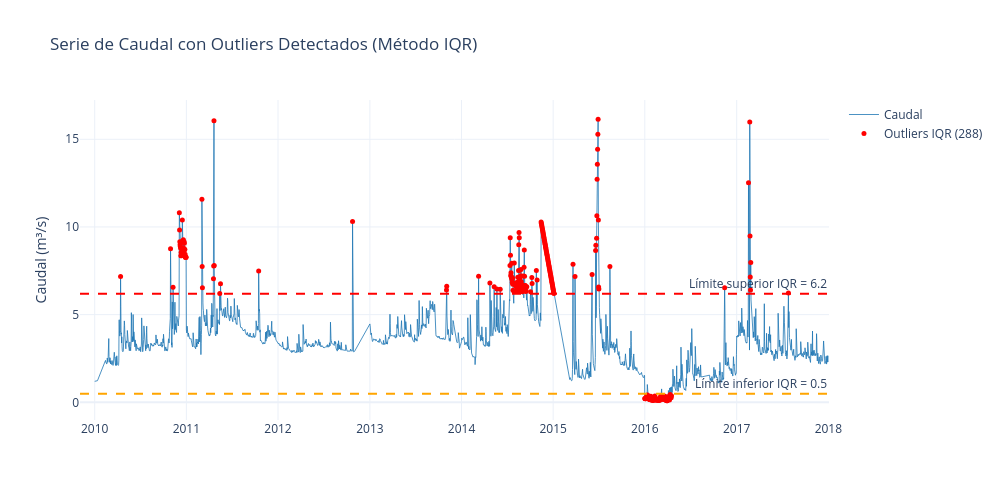
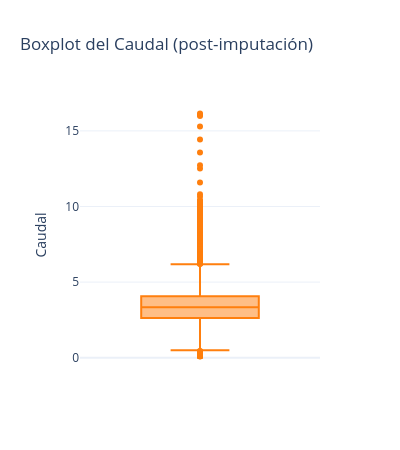

The notebook cell these images were saved under, in order:
### Code cell
# =============================================================================
# CONCEPTO: Visualización de outliers sobre la serie e inspección con boxplot
# -----------------------------------------------------------------------------
# Visualizar los outliers sobre la serie temporal permite interpretar si son
# eventos reales (crecientes) o errores de medición, y decidir el tratamiento.
#
# fig.add_hline(y=limite, line_dash="dash"):
#   → Añade una línea horizontal de referencia en el límite IQR.
#   → line_dash="dash" la diferencia visualmente de la serie continua.
#   → annotation_text: etiqueta con el valor numérico del límite.
#   → Permite al analista ver inmediatamente qué puntos exceden el umbral.
#
# go.Scatter con mode="markers" para outliers:
#   → Representa los puntos atípicos como círculos rojos sobre la línea.
#   → symbol="circle": forma del marcador.
#   → size=5: tamaño suficiente para ser visible sin opacar la serie.
#   → Permite ver en qué fechas exactas ocurren los valores extremos.
#
# px.box(points="outliers"):
#   → Boxplot con los outliers graficados explícitamente como puntos.
#   → El boxplot complementa la serie temporal al mostrar la distribución
#     estadística sin la dimensión temporal: Q1, mediana, Q3, bigotes, outliers.
#   → Confirma visualmente los límites IQR calculados anteriormente.
#
# INTERPRETACIÓN:
#   En series hidrológicas, los outliers superiores casi siempre son
#   crecientes reales (eventos de alta precipitación). No deben eliminarse
#   sino tratarse con capping para limitar su influencia sin borrarlos.
#
# CRITERIO DE USO: Graficar outliers detectados SIEMPRE antes de tratarlos.
# La visualización contextualiza si son errores o fenómenos físicos legítimos,
# lo cual determina el tipo de tratamiento (eliminar vs. capear vs. conservar).
# =============================================================================

# Visualización de outliers sobre la serie
fig = go.Figure()

# Serie completa
fig.add_trace(go.Scatter(
    x=df_clean.index, y=df_clean["Caudal"],
    mode="lines", name="Caudal",
    line=dict(color="#1f77b4", width=0.8),
))

# Outliers IQR marcados como puntos rojos sobre la serie
fig.add_trace(go.Scatter(
    x=outliers_iqr.index, y=outliers_iqr["Caudal"],
    mode="markers", name=f"Outliers IQR ({len(outliers_iqr)})",
    marker=dict(color="red", size=5, symbol="circle"),
))

# Líneas de referencia: límites IQR
fig.add_hline(y=lim_sup_iqr, line_dash="dash", line_color="red",
              annotation_text=f"Límite superior IQR = {lim_sup_iqr:.1f}")
fig.add_hline(y=lim_inf_iqr, line_dash="dash", line_color="orange",
              annotation_text=f"Límite inferior IQR = {lim_inf_iqr:.1f}")

fig.update_layout(
    title="Serie de Caudal con Outliers Detectados (Método IQR)",
    xaxis_title="", yaxis_title="Caudal (m³/s)",
    width=1000, height=500,
    hovermode="x unified",
)
fig.show()

# Boxplot: distribución estadística con outliers visibles como puntos
fig_box = px.box(
    df_clean.reset_index(), y="Caudal",
    title="Boxplot del Caudal (post-imputación)",
    points="outliers",            # grafica solo los puntos que son outliers
    color_discrete_sequence=["#ff7f0e"],
)
fig_box.update_layout(width=400, height=450)
fig_box.show()

### Figure 1 — Plotly figure (JSON) as saved in the notebook; plotly's stock layout.template omitted (floating-point values rounded to 4 significant figures; data arrays with more than 128 entries replaced by an {"elided": "..."} marker saying what was removed)
{"data": [{"line": {"color": "#1f77b4", "width": 0.8}, "mode": "lines", "name": "Caudal", "type": "scatter", "x": {"elided": "2922 str values"}, "y": {"elided": "2922 float values"}}, {"marker": {"color": "red", "size": 5, "symbol": "circle"}, "mode": "markers", "name": "Outliers IQR (288)", "type": "scatter", "x": {"elided": "288 str values"}, "y": {"elided": "288 float values"}}], "layout": {"annotations": [{"showarrow": false, "text": "Límite superior IQR = 6.2", "x": 1, "xanchor": "right", "xref": "x domain", "y": 6.197, "yanchor": "bottom", "yref": "y"}, {"showarrow": false, "text": "Límite inferior IQR = 0.5", "x": 1, "xanchor": "right", "xref": "x domain", "y": 0.4949, "yanchor": "bottom", "yref": "y"}], "height": 500, "hovermode": "x unified", "shapes": [{"line": {"color": "red", "dash": "dash"}, "type": "line", "x0": 0, "x1": 1, "xref": "x domain", "y0": 6.197, "y1": 6.197, "yref": "y"}, {"line": {"color": "orange", "dash": "dash"}, "type": "line", "x0": 0, "x1": 1, "xref": "x domain", "y0": 0.4949, "y1": 0.4949, "yref": "y"}], "title": {"text": "Serie de Caudal con Outliers Detectados (Método IQR)"}, "width": 1000, "xaxis": {"title": {"text": ""}}, "yaxis": {"title": {"text": "Caudal (m³/s)"}}}}

### Figure 2 — Plotly figure (JSON) as saved in the notebook; plotly's stock layout.template omitted (floating-point values rounded to 4 significant figures; data arrays with more than 128 entries replaced by an {"elided": "..."} marker saying what was removed)
{"data": [{"alignmentgroup": "True", "boxpoints": "outliers", "hovertemplate": "Caudal=%{y}<extra></extra>", "legendgroup": "", "marker": {"color": "#ff7f0e"}, "name": "", "notched": false, "offsetgroup": "", "orientation": "v", "showlegend": false, "type": "box", "x0": " ", "xaxis": "x", "y": {"elided": "2922 float values"}, "y0": " ", "yaxis": "y"}], "layout": {"boxmode": "group", "height": 450, "legend": {"tracegroupgap": 0}, "title": {"text": "Boxplot del Caudal (post-imputación)"}, "width": 400, "xaxis": {"anchor": "y", "domain": [0, 1]}, "yaxis": {"anchor": "x", "domain": [0, 1], "title": {"text": "Caudal"}}}}
